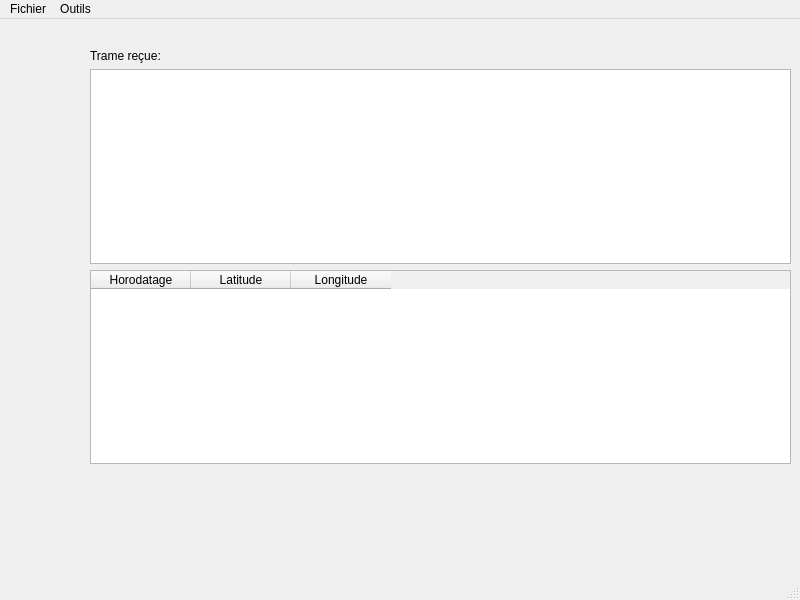
<?xml version="1.0" encoding="UTF-8"?>
<ui version="4.0">
 <class>InterfacePrincipale</class>
 <widget class="QMainWindow" name="InterfacePrincipale">
  <property name="geometry">
   <rect>
    <x>0</x>
    <y>0</y>
    <width>800</width>
    <height>600</height>
   </rect>
  </property>
  <property name="windowTitle">
   <string>InterfacePrincipale</string>
  </property>
  <widget class="QWidget" name="centralwidget">
   <widget class="QWidget" name="layoutWidget">
    <property name="geometry">
     <rect>
      <x>90</x>
      <y>30</y>
      <width>701</width>
      <height>415</height>
     </rect>
    </property>
    <layout class="QVBoxLayout" name="verticalLayout_2">
     <item>
      <layout class="QVBoxLayout" name="verticalLayout">
       <item>
        <widget class="QLabel" name="label">
         <property name="text">
          <string>Trame reçue: </string>
         </property>
        </widget>
       </item>
      </layout>
     </item>
     <item>
      <widget class="QTextEdit" name="textEditTrameRecu"/>
     </item>
     <item>
      <widget class="QTableWidget" name="tableWidgetNMEA">
       <column>
        <property name="text">
         <string>Horodatage</string>
        </property>
       </column>
       <column>
        <property name="text">
         <string>Latitude</string>
        </property>
       </column>
       <column>
        <property name="text">
         <string>Longitude</string>
        </property>
       </column>
      </widget>
     </item>
    </layout>
   </widget>
  </widget>
  <widget class="QMenuBar" name="menubar">
   <property name="geometry">
    <rect>
     <x>0</x>
     <y>0</y>
     <width>800</width>
     <height>20</height>
    </rect>
   </property>
   <widget class="QMenu" name="menuFichier">
    <property name="title">
     <string>Fichier</string>
    </property>
    <addaction name="actionOuvrir"/>
    <addaction name="actionEnregistrer"/>
    <addaction name="separator"/>
    <addaction name="actionQuitter"/>
   </widget>
   <widget class="QMenu" name="menuOutils">
    <property name="title">
     <string>Outils</string>
    </property>
    <addaction name="actionConfigurer"/>
    <addaction name="separator"/>
    <addaction name="actionA_propos_de"/>
   </widget>
   <addaction name="menuFichier"/>
   <addaction name="menuOutils"/>
  </widget>
  <widget class="QStatusBar" name="statusbar"/>
  <action name="actionOuvrir">
   <property name="text">
    <string>Ouvrir</string>
   </property>
  </action>
  <action name="actionEnregistrer">
   <property name="text">
    <string>Enregistrer</string>
   </property>
  </action>
  <action name="actionQuitter">
   <property name="text">
    <string>Quitter</string>
   </property>
  </action>
  <action name="actionConfigurer">
   <property name="text">
    <string>Configurer</string>
   </property>
  </action>
  <action name="actionA_propos_de">
   <property name="text">
    <string>A propos de...</string>
   </property>
  </action>
 </widget>
 <resources/>
 <connections>
  <connection>
   <sender>actionQuitter</sender>
   <signal>triggered()</signal>
   <receiver>InterfacePrincipale</receiver>
   <slot>close()</slot>
   <hints>
    <hint type="sourcelabel">
     <x>-1</x>
     <y>-1</y>
    </hint>
    <hint type="destinationlabel">
     <x>399</x>
     <y>299</y>
    </hint>
   </hints>
  </connection>
 </connections>
</ui>
